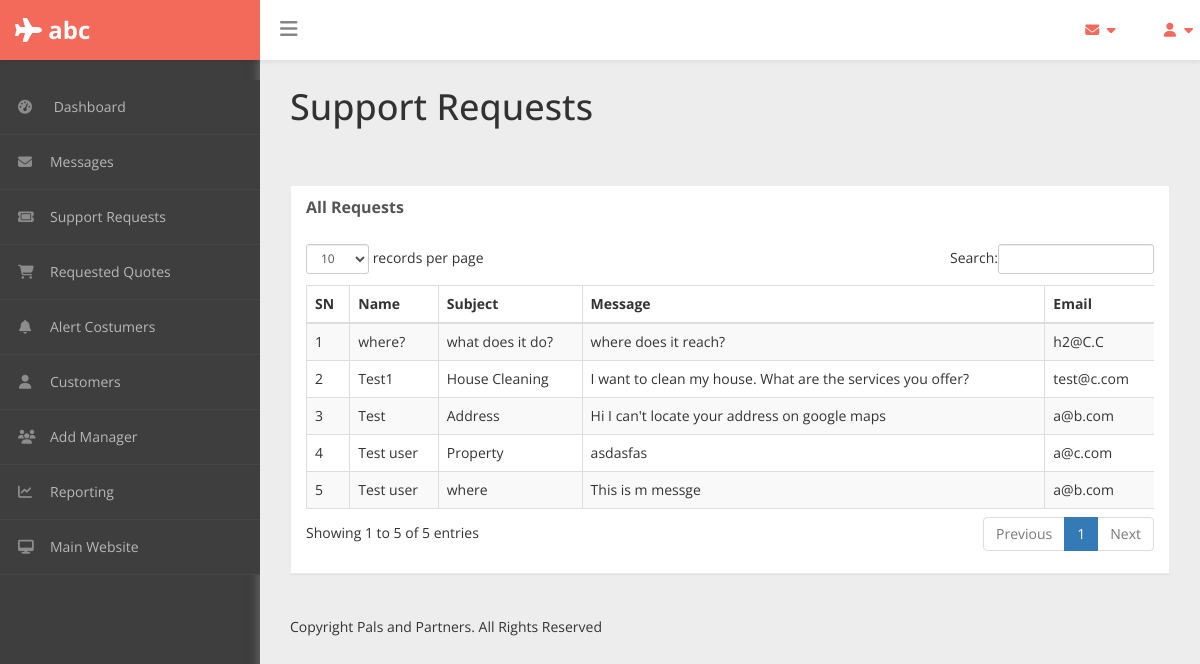
Page /admin/support.php (signed in) on the committed database.
### tables this page shows
CREATE TABLE `message` (
  `id` int(10) NOT NULL,
  `name` varchar(30) NOT NULL,
  `email` varchar(30) NOT NULL,
  `subject` varchar(100) NOT NULL,
  `message` text NOT NULL
);

### admin/php/functions.php (called while the page is built, shortened)
<?php
include('db_conn.php');
function getMessages(){
  global $mysqli;
  $query="SELECT * FROM message ORDER BY id DESC;";
  $result=mysqli_query($mysqli,$query);
  return $result;
}
?>

### admin/include/support.php (the view, shortened to what this page needs)
<div class="row">
    <div class="col-md-12">
        <div class="panel panel-default">
            <div class="panel-heading">
                 All Requests
            </div>
            <div class="panel-body">
                <div class="table-responsive">
                    <table class="table table-striped table-bordered table-hover" id="dataTables-example">
                        <thead>
                            <tr>
                                <th>SN</th>
                                <th>Name</th>
                                <th>Subject</th>
                                <th>Message</th>
                                <th>Email</th>
                            </tr>
                        </thead>
                        <tbody>
                          <?php
                            $result = getMessages();
                            $sn=1;
                            while($row=mysqli_fetch_assoc($result)){
                              $name = $row['name'];
                              $email = $row['email'];
                              $subject = $row['subject'];
                            ?>
                            <tr class="even">
                                <td><?php echo $sn?></td>
                                <td><?php echo $name;?></td>
                                <td><?php echo $subject?></td>
                                <td><?php echo $row['message']?></td>
                                <td><?php echo $email?></td>
                            </tr>
                          <?php
                            $sn++;
                            }
                          ?>
                        </tbody>
                    </table>
                </div>
            </div>
        </div>
    </div>
</div>

### admin/assets/css/custom-styles.css (style rules this page uses)
body { font-family: 'Open Sans', sans-serif; background: #3E3E3E; }
.panel { border-radius:0px; }
.panel-default { border-color: #ECECEC; }
.panel-default > .panel-heading { color: #555; border-color: #FFF; font-weight:bold;background: #FFFFFF; font-size: 16px; text-shadow: none; }
.panel-heading { border-bottom: 1px solid transparent; border-top-left-radius: 3px; border-top-right-radius: 3px; }

### rows in the picture
message: name "where?", subject "what does it do?", message "where does it reach?", email "h2@C.C"
message: name "Test1", subject "House Cleaning", message "I want to clean my house. What are the services you offer?", email "test@c.com"
message: name "Test", subject "Address", message "Hi I can't locate your address on google maps", email "a@b.com"
message: name "Test user", subject "Property", message "asdasfas", email "a@c.com"
message: name "Test user", subject "where", message "This is m messge", email "a@b.com"

### other values in the picture
$_SESSION['username'] "abc"
